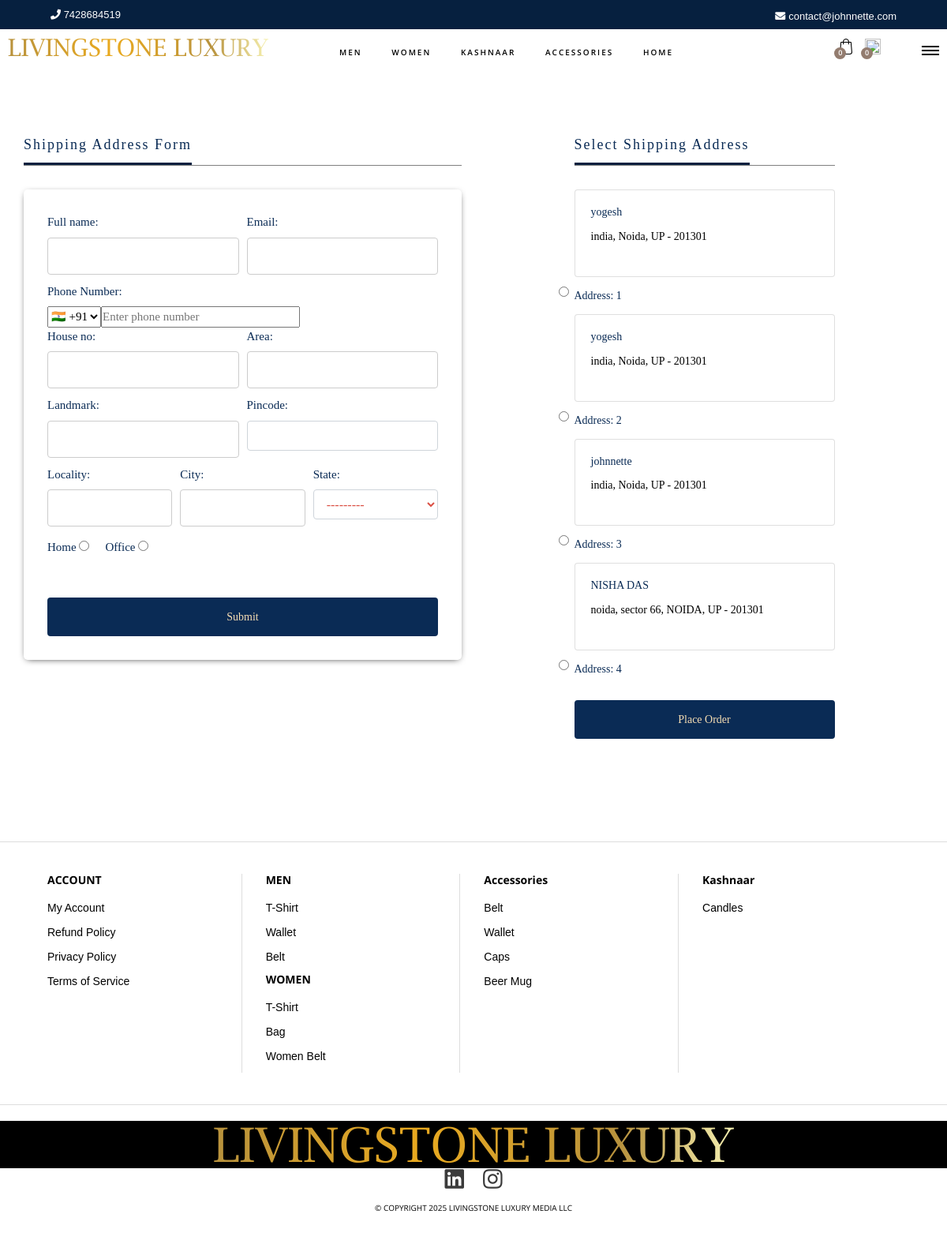
/deliveryaddress/, run on the app's committed database.
### livingstone_app/models.py (models this page shows, shortened)
class Address(models.Model):
    user = models.ForeignKey(User, on_delete=models.CASCADE)
    full_name = models.CharField(max_length=200)
    email = models.EmailField(max_length=256)
    mobile_number = PhoneNumberField(region=None, blank=True)
    house_no = models.CharField(max_length=250)
    area = models.CharField(max_length=250)
    landmark = models.CharField(max_length=250)
    locality = models.CharField(max_length=200)
    city = models.CharField(max_length=50)
    state = models.CharField(choices=state, max_length=50)
    pincode = models.IntegerField(validators=[validate_pincode])
    home = models.BooleanField(default=False)
    office = models.BooleanField(default=False)
    is_default = models.BooleanField(default=False)

### livingstone_app/views.py (the view)
# urls.py: path('deliveryaddress/', views.Deliveryaddress, name="deliveryaddress"),
def Deliveryaddress(request):
    form = AddressForm()
    if request.method == "POST":
        form = AddressForm(request.POST)
        if form.is_valid():
            form.save()
            return redirect('some-success-url')
    addresses = Address.objects.all()
    return render(request, 'deliveryaddress.html', {'form': form, 'add': addresses})

### livingstone_app/forms.py
class AddressForm(forms.ModelForm):
    mobile_number = PhoneNumberField(
        label="Mobile Number",
        required=True
    )
    class Meta:
        model = Address
        fields = [
            'full_name', 'locality', 'mobile_number', 'email',
            'house_no', 'area', 'landmark', 'city', 'state',
            'pincode', 'home', 'office'
        ]
        widgets = {
            'full_name': forms.TextInput(attrs={'class': 'form-control'}),
            'locality': forms.TextInput(attrs={'class': 'form-control'}),
            'email': forms.EmailInput(attrs={'class': 'form-control'}),
            'house_no': forms.TextInput(attrs={'class': 'form-control'}),
            'area': forms.TextInput(attrs={'class': 'form-control'}),
            'landmark': forms.TextInput(attrs={'class': 'form-control'}),
            'city': forms.TextInput(attrs={'class': 'form-control'}),
            'state': forms.Select(attrs={'class': 'form-control'}),
            'pincode': forms.NumberInput(attrs={'class': 'form-control'}),
            'home': forms.CheckboxInput(),
            'office': forms.CheckboxInput(),
        }

### Luxury/templates/deliveryaddress.html (shortened to what this page needs)
{% extends 'base.html' %}
{% load crispy_forms_tags %}
{% load static %}
{% block page_css %}
<link rel="stylesheet" href="{% static 'https://cdn.jsdelivr.net/npm/bootstrap@5.3.3/dist/css/bootstrap.min.css' %}">
<link rel="stylesheet" href="{% static 'styles/bootstrap4/bootstrap.min.css' %}" />
<link rel="stylesheet" href="https://cdnjs.cloudflare.com/ajax/libs/font-awesome/5.15.4/css/all.min.css">
<link href="{% static 'plugins/malihu-custom-scrollbar/jquery.mCustomScrollbar.css' %}" rel="stylesheet" type="text/css">
<link rel="stylesheet" type="text/css" href="{% static 'plugins/jquery-ui-1.12.1.custom/jquery-ui.css' %}">
<link rel="stylesheet" href="{% static 'styles/main_styles.css' %}" />
<link rel="stylesheet" href="{% static 'styles/responsive.css' %}" />
{% endblock page_css %}
{% block content %}
<div style="font-family: 'Georgia', serif; color: #0a2b55;" class="container my-5 ">
  <div class="row">
    <div class="col-sm-6 border-end">
      <div class="title">
        <h4 class="my-3" style="text-align: left; border-bottom: 1px solid gray; padding-bottom: 15px;" id="featured">
          <span style="border-bottom: 3px solid #06203f; padding-bottom: 13px ; font-family: 'Georgia', serif;  ">
            Shipping Address Form
          </span>
        </h4>
      </div>
      <form method="POST" class="address-form">
        <div class="form-group">
          <div style="display: flex; justify-content: center; gap: 10px; margin-bottom: 10px;">
            <div style="width: 100%;">
              {{ form.full_name.label_tag }} {{ form.full_name }}
            </div>
            <div style="width: 100%;">
              {{ form.email.label_tag }} {{ form.email }}
            </div>
          </div>
         <label for="phone">Phone Number:</label>
           <div style="display: flex; width: 320px;">
             <select id="countryCode">
               <option value="+91">🇮🇳 +91</option>
             </select>
             <input type="tel" id="phone" placeholder="Enter phone number" style="flex: 1;">
           </div>
          <div style="display: flex; justify-content: space-between; gap: 10px; margin-bottom: 10px;">
            <div style="width: 100%;">
              {{ form.house_no.label_tag }} {{ form.house_no }}
            </div>
            <div style="width: 100%;">
              {{ form.area.label_tag }} {{ form.area }}
            </div>
          </div>
          <div style="display: flex; justify-content: space-between; gap: 10px; margin-bottom: 10px;">
            <div style="width: 100%;">
              {{ form.landmark.label_tag }} {{ form.landmark }}
            </div>
            <div style="width: 100%;">
              {{ form.pincode.label_tag }} {{ form.pincode }}
            </div>
          </div>
          <div style="display: flex; justify-content: space-between; gap: 10px; margin-bottom: 15px;">
            <div style="width: 100%;">
              {{ form.locality.label_tag }} {{ form.locality }}
            </div>
            <div style="width: 100%;">
              {{ form.city.label_tag }} {{ form.city }}
            </div>
            <div style="width: 100%;">
              {{ form.state.label_tag }} {{ form.state }}
            </div>
          </div>
          <div style="display: flex; justify-content: left; align-items: center; gap: 20px;">
            <div class="form-check" style="padding-left: 0;">
              <label for="home">Home</label>
              <input type="radio" id="home" name="addressType" value="home" required>
            </div>
            <div class="form-check" style="padding-left: 0;">
              <label for="office">Office</label>
              <input type="radio" id="office" name="addressType" value="office" required>
            </div>
          </div>
        </div>
        <button type="submit" class="btn btn-primary mt-3 px-5 fw-bold w-100">Submit</button>
      </form>
    </div>
    <div class="col-sm-4 offset-sm-1">
      <div class="address-list" style="background-color: white; padding: 0 15px 15px 15px; border-radius: 5px;">
        <div class="title">
          <h4 class="my-3" style="text-align: left; border-bottom: 1px solid gray; padding-bottom: 15px;" id="featured">
            <span style="border-bottom: 3px solid #06203f; padding-bottom: 13px; font-family: 'Georgia', serif;">
              Select Shipping Address
            </span>
          </h4>
        </div>
        <form action="/checkout" id="payment-form">
          {% for add in add %}
          <div class="card">
            <div  class="card-body">
              <h5 style="font-family: 'Georgia', serif; color: #0a2b55;" >{{ add.full_name }}</h5>
              <p style="font-family: 'Georgia', serif;">{{ add.locality }}, {{ add.city }}, {{ add.state }} - {{ add.pincode }}</p>
            </div>
          </div>
          <div class="form-check mt-2 mb-2">
            <input class="form-check-input" type="radio" name="custid" id="custadd{{forloop.counter}}"
              value="{{add.id}}" required>
            <label for="custadd{{forloop.counter}}" class="form-check-label fw-bold" style="display: block; padding: 5px 0;">Address: {{ forloop.counter }}</label>
          </div>
          {% endfor %}
          <div class="text-end">
            <button type="submit" class="btn btn-warning mt-3 px-5 fw-bold w-100">Place Order</button>
          </div>
        </form>
      </div>
    </div>
  </div>
</div>
<br><br>
{% endblock content %}

### Luxury/static/styles/main_styles.css (style rules this page uses)
* { margin: 0; padding: 0; -webkit-font-smoothing: antialiased; -webkit-text-shadow: rgba(0,0,0,.01) 0 0 1px; text-shadow: rgba(0,0,0,.01) 0 0 1px; }
body { font-family: 'Open Sans', sans-serif; font-size: 14px; font-weight: 400; background: white; color: #2f2f2f; }
div { display: block; position: relative; -webkit-box-sizing: border-box; -moz-box-sizing: border-box; box-sizing: border-box; }
p { font-family: 'Open Sans', sans-serif; font-size: 14px; line-height: 2; font-weight: 400; color: black; -webkit-font-smoothing: antialiased; -webkit-text-shadow: rgba(0,0,0,.01) 0 0 1px; text-shadow: rgba(0,0,0,.01) 0 0 1px; }
h4 { font-size: 18px; }
h5 { font-size: 14px; }
h1, h2, h3, h4, h5, h6 { font-family: 'Open Sans', sans-serif; -webkit-font-smoothing: antialiased; -webkit-text-shadow: rgba(0,0,0,.01) 0 0 1px; text-shadow: rgba(0,0,0,.01) 0 0 1px; }
.form-control { color: #db5246; }
.title { font-size: 48px; font-weight: bold; margin-bottom: 30px; letter-spacing: 2px; }
.btn { padding: 10px 18px; background-color: transparent; color: white; border: 2px solid white; font-size: 14px; cursor: pointer; transition: all 0.3s ease; text-align: center; white-space: nowrap; }
.btn { padding: 12px 24px; background-color: transparent; color: white; border: 2px solid white; font-size: 14px; cursor: pointer; transition: all 0.3s ease; }
.form-group { margin-bottom: 20px; }
input[type="email"], input[type="password"], input[type="text"] { width: 100%; padding: 12px; font-size: 14px; border: 1px solid #ccc; }

### Luxury/templates/deliveryaddress.html (style rules this page uses)
.address-form { color: #0a2b55; font-size: 15px; box-shadow: 0px 2px 10px -4px black; padding: 30px; border-radius: 5px; }
.btn-primary, .btn-warning { background-color: #0a2b55 !important; border-color: #0a2b55 !important; color: wheat !important; }
.my-5 { margin-top: 4rem !important; }

### data on the page
Address: full_name "yogesh", locality "india", city "Noida", state "UP", pincode "201301"
Address: full_name "yogesh", locality "india", city "Noida", state "UP", pincode "201301"
Address: full_name "johnnette", locality "india", city "Noida", state "UP", pincode "201301"
Address: full_name "NISHA DAS", locality "noida, sector 66", city "NOIDA", state "UP", pincode "201301"
